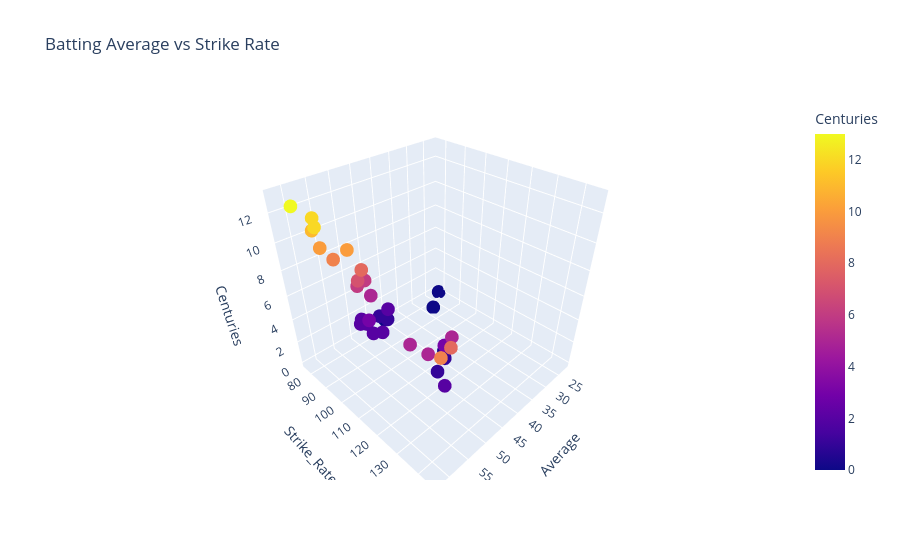

The code cell stored with this chart in its notebook:
### Code cell
fig = px.scatter_3d(
    batsmen_data,
    x='Average',
    y='Strike_Rate',
    z='Centuries',
    color='Centuries',
    hover_name='Player_Name',
    title='Batting Average vs Strike Rate'
)

fig.show()

### Figure 1 — Plotly figure (JSON) as saved in the notebook; plotly's stock layout.template omitted (floating-point values rounded to 4 significant figures)
{"data": [{"hovertemplate": "<b>%{hovertext}</b><br><br>Average=%{x}<br>Strike_Rate=%{y}<br>Centuries=%{marker.color}<extra></extra>", "hovertext": ["Virat Kohli", "Rohit Sharma", "Babar Azam", "Steve Smith", "Kane Williamson", "Joe Root", "David Warner", "Quinton de Kock", "KL Rahul", "Ben Stokes", "Shakib Al Hasan", "Ravindra Jadeja", "Glenn Maxwell", "Chris Woakes", "Hardik Pandya", "Ravichandran Ashwin", "Jos Buttler", "Rishabh Pant", "AB de Villiers", "MS Dhoni", "Faf du Plessis", "Jason Roy", "Virat Kohli", "Rohit Sharma", "Babar Azam", "Steve Smith", "Kane Williamson", "Joe Root", "David Warner", "Ben Stokes", "Shakib Al Hasan", "Ravindra Jadeja", "Glenn Maxwell", "Hardik Pandya", "Jos Buttler", "Rishabh Pant"], "legendgroup": "", "marker": {"color": [12, 9, 10, 13, 11, 12, 10, 8, 7, 5, 6, 2, 5, 0, 3, 0, 8, 5, 9, 2, 6, 5, 3, 2, 2, 2, 2, 2, 2, 1, 1, 0, 1, 0, 2, 1], "coloraxis": "coloraxis", "symbol": "circle"}, "mode": "markers", "name": "", "scene": "scene", "showlegend": false, "type": "scatter3d", "x": [60.64, 56.52, 58.54, 62.16, 58.7, 59.0, 55.43, 52.27, 52.5, 48.89, 48.86, 42.05, 46.43, 28.33, 44.21, 22.41, 56.1, 52.86, 61.11, 48.33, 51.25, 53.42, 50.0, 48.86, 49.0, 50.0, 48.86, 47.92, 50.0, 42.27, 42.86, 40.54, 42.17, 38.24, 50.0, 46.15], "y": [92.5, 88.3, 87.2, 85.7, 84.5, 86.8, 94.2, 92.8, 90.5, 88.5, 85.5, 82.8, 125.5, 85.2, 118.5, 78.5, 140.5, 125.8, 145.2, 92.5, 86.5, 118.5, 88.5, 82.5, 84.2, 82.5, 80.5, 83.2, 90.5, 82.5, 78.5, 76.5, 115.5, 108.5, 128.5, 118.5], "z": [12, 9, 10, 13, 11, 12, 10, 8, 7, 5, 6, 2, 5, 0, 3, 0, 8, 5, 9, 2, 6, 5, 3, 2, 2, 2, 2, 2, 2, 1, 1, 0, 1, 0, 2, 1]}], "layout": {"coloraxis": {"colorbar": {"title": {"text": "Centuries"}}, "colorscale": [[0, "#0d0887"], [0.1111, "#46039f"], [0.2222, "#7201a8"], [0.3333, "#9c179e"], [0.4444, "#bd3786"], [0.5556, "#d8576b"], [0.6667, "#ed7953"], [0.7778, "#fb9f3a"], [0.8889, "#fdca26"], [1, "#f0f921"]]}, "legend": {"tracegroupgap": 0}, "scene": {"domain": {"x": [0, 1], "y": [0, 1]}, "xaxis": {"title": {"text": "Average"}}, "yaxis": {"title": {"text": "Strike_Rate"}}, "zaxis": {"title": {"text": "Centuries"}}}, "title": {"text": "Batting Average vs Strike Rate"}}}
